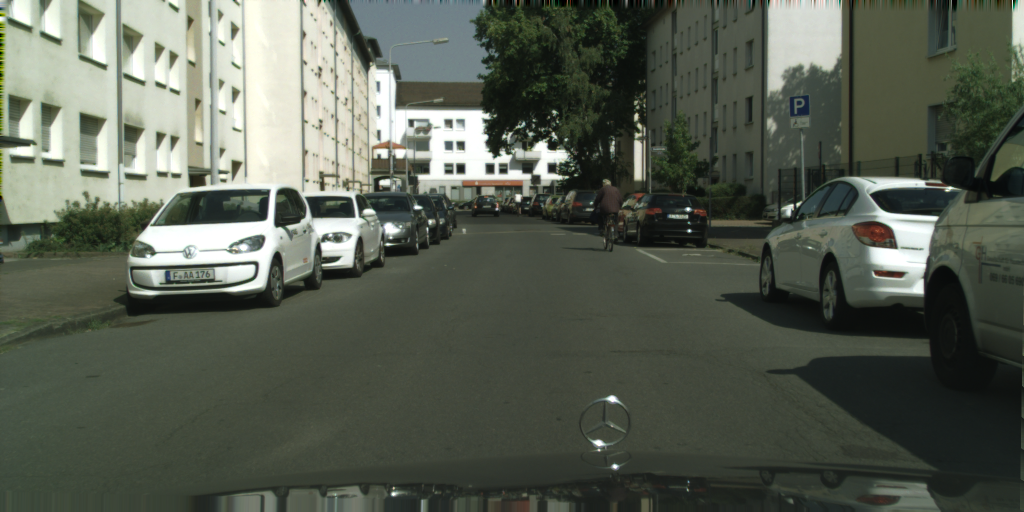
#> input picture bootcamp_sessions/PYNQ 401 - Automotive (Breakout 1)/img/City Street.png, 2048 x 1024 px (shown at 1/2 size); its folder holds only this picture in this run
$ jupyter execute --allow-errors 'PYNQ 402 - Automotive.ipynb'   (shell and % lines are left out)
#> lines starting #> are read from the running program, lines starting #| are printed output that depends on the picture
# Image Segmentation with ENet
With the rise of AI and Machine Learning, new doors have been opened in the automotive industry for self driving vehicals. These vehicals use AI models to interperate their surroundings so that they can make the correct decisions to get you from A to B with everyone in one piece. A good, yet simple example of one of these models is ENet Cityscapes. This model does what is called __Image Segmentation__, which splits a photo into several regions based on what the model thinks is in them.
Here is an example:

### Useful Term Cheat Sheet:
Here is a cheat sheet of some usefull terms that may pop up in this notebook. As always, feel free to ask me (Ben) any questions!

| Term | Description |
| --- | --- |
| DPU | Data Processing Unit |
| ENet | This is the segmentation model we are using! |
| Segmentation | Splitting a photo into different areas based on what is in them. |
| Overlay | Overlays are designs for the FPGA |
| FPGA | Field Programmable Gate Array. This is a special kind of chip that we can reprogram to do many different tasks very efficiently! |
| Array | Another word for list. Multiple variables or items stored under one variable name. |
| Tensor | A multidimentional array also known as a matrix. (arrays within arrays) |

### Importing Libraries:

[cell 1]
# Lets import some libraries we will need later on:
import os                                               # The os library provides some functions for interacting with your operating system (your computer system)
import time                                             # The time library provides some time related functions like the wait() command
import numpy as np                                      # numpy or np is a library for processing numerical data. Its mainly just math stuff.
import cv2                                              # cv2 is a library for image processing which we need later
from PIL import Image                                   # PIL Image adds some image processing tools too
import matplotlib.pyplot as plt                         # matplotlib.pyplot is a great tool for displaying data on graphs or other media
from pynq_dpu import DpuOverlay


#Now lets define some variables for later and get the DPU ready:
image_folder = 'img'                                    # Specifies which folder to look in for photos

### Overlay Setup:

Now lets define our __overlay__ and load the __Enet__ model onto it.

#> (a cell that did not finish here is left out)

### Creating an image list:

This cell creates a list of images we intend on using as inputs. It then prints how many images it finds.

[cell 3]
#Here we are creating a list that contains all of the .jpeg photos in the image folder we specified earlier
original_images = [i for i in os.listdir(image_folder) if i.endswith("png")]
total_images = len(original_images)
print("Number of Photos:" + str(total_images))

__Preprocessing Setup:__

Here we are going to define a few lists and a function that will be needed for preproccessing. The model cannot take an image as an input directly, so these lists and functions are used to turn the photo into inputs the model can understand.

[cell 4]
# The pallet list provides the colors to be used in our output photo later
pallete = [128, 64, 128, 244, 35, 232, 70, 70, 70, 102, 102, 156, 190, 153, 153, 153, 153, 153, 250, 170, 30,
           220, 220, 0, 107, 142, 35, 152, 251, 152, 70, 130, 180, 220, 20, 60, 255, 0, 0, 0, 0, 142, 0, 0, 70,
           0, 60, 100, 0, 80, 100, 0, 0, 230, 119, 11, 32 ]

# These are some preprocessing variables and functions that help the model interperate the input photo
# Dont worry if this looks like gibberish to you! This is beyond what you need to know for this camp.
MEANS = [.485, .456, .406]
STDS = [.229, .224, .225]

def preprocess_fn(image):
    image = image.astype(np.float32)
    image =  image / 255.0
    for j in range(3):
        image[:, :, j] -= MEANS[j]
    for j in range(3):
        image[:, :, j] /= STDS[j]
    return image

__Initializing the DPU:__
The runner is how we pass __tensors__ through to the model. Lets initialize it here!

#> (a cell that did not finish here is left out)

__Tensors:__

__Tensors__ are how we pass information in and out of models. You can think of __tensors__ as __arrays__ of __arrays__ of __arrays__ ... or a "multidimentional array" if you want to sound cool. (__Arrays__ are another word for lists!)

Here we are looking to find what the dimensions of the input and output __tensors__ are so we know how to shape our data.

#> (a cell that did not finish here is left out)

__Shaping the data:__

Here we want to shape our data to the __tensor__ dimentions we found in the last cell. We do this through a library called numpy which is really good for numerical computing.

#> (a cell that did not finish here is left out)

__Where all the fun happens!__

Here we define our run function which takes our image and __segments__ it. This uses all of the bits and pieces we defined earlier!

[cell 8]
def run(image_index, display=False):
    # Read input image
    input_image = cv2.imread(os.path.join(image_folder, original_images[image_index]))

    # Pre-processing
    resized = cv2.resize(input_image,(1024,512))
    preprocessed = preprocess_fn(resized)

    # Fetch data to DPU and trigger it
    image[0,...] = preprocessed.reshape(shapeIn[1:])
    job_id = dpu.execute_async(input_data, output_data)
    dpu.wait(job_id)

    # Retrieve output data
    classMap_numpy = np.argmax(output_data[0][0], axis=-1).astype(np.uint8)
    classMap_numpy = Image.fromarray(classMap_numpy)
    classMap_numpy_color = classMap_numpy.copy()
    classMap_numpy_color.putpalette(pallete)
    if display:
        _, ax = plt.subplots(1) # Display segmented Image
        _ = ax.imshow(classMap_numpy_color)


        display_image = cv2.imread(os.path.join(    # Display original image
            image_folder, original_images[image_index]))
        _, ax = plt.subplots(1)
        _ = ax.imshow(cv2.cvtColor(display_image, cv2.COLOR_BGR2RGB))

__Go time!__

Lets finally run this thing by passing in one of our photos from the origional_images list!

#> (a cell that did not finish here is left out)

#> in run, input_image is the input picture: shape (1024, 2048, 3); mean B, G, R 81.9, 94, 87.5
#> in run, `resized = cv2.resize(input_image,(1024,512))`:
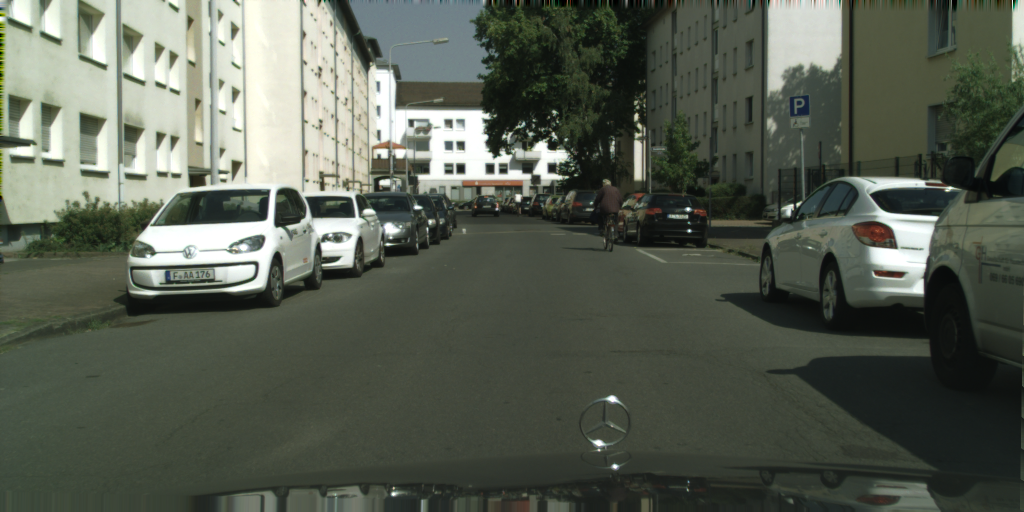
#> resized: shape (512, 1024, 3); mean B, G, R 82, 94.1, 87.7
                     # index of the photo you want, no the photo itself.

__But Wait! There's More!__

We can use a simple for loop to do this for all of the images we found earlier.

#> (a cell that did not finish here is left out)


$ run again, on bootcamp_sessions/PYNQ 401 - Automotive (Breakout 1)/img/frankfurt_000000_000294_leftImg8bit.png
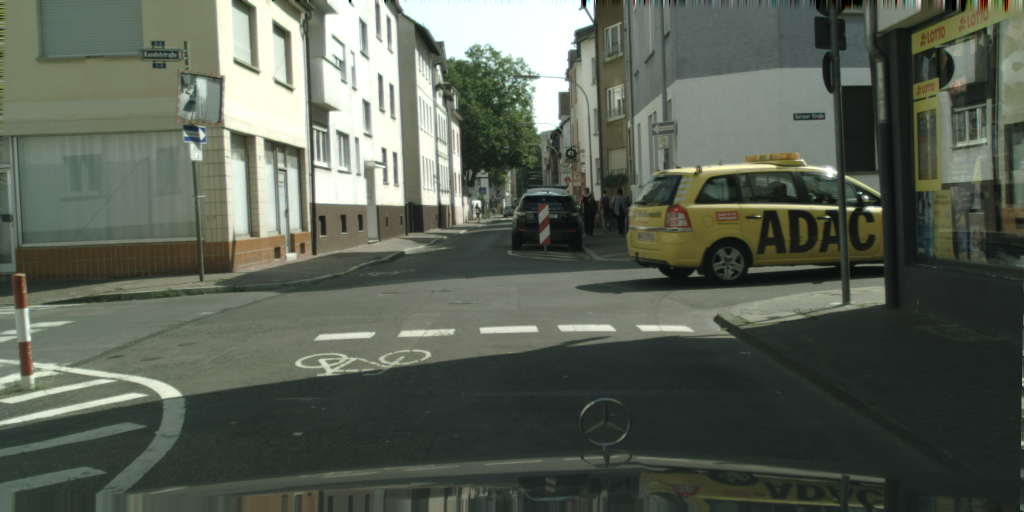
#> input picture bootcamp_sessions/PYNQ 401 - Automotive (Breakout 1)/img/frankfurt_000000_000294_leftImg8bit.png, 2048 x 1024 px (shown at 1/2 size)
#> in run, input_image is the input picture: shape (1024, 2048, 3); mean B, G, R 84.5, 96.1, 89.4
#> in run, `resized = cv2.resize(input_image,(1024,512))`:
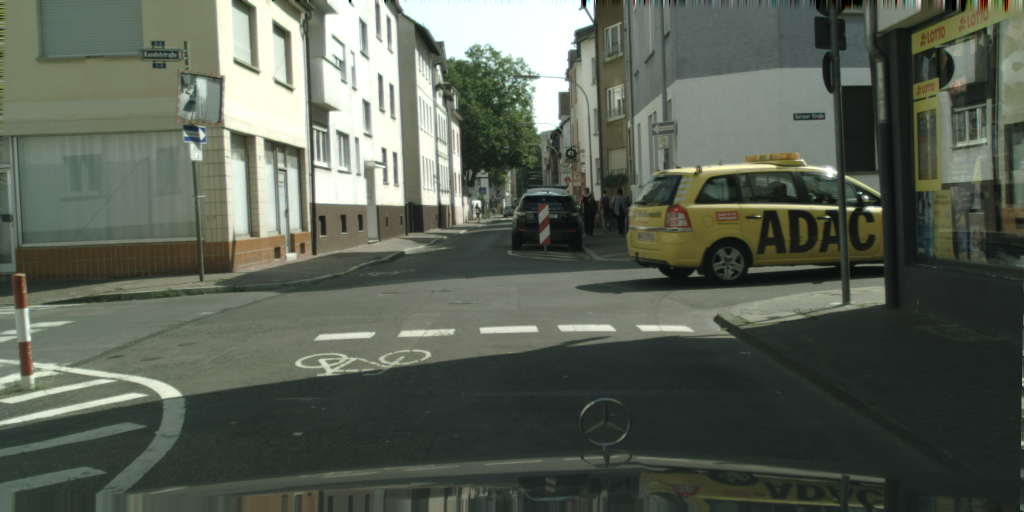
#> resized: shape (512, 1024, 3); mean B, G, R 84.6, 96.2, 89.6
#> after the loop in preprocess_fn, `for j in range(3):`:
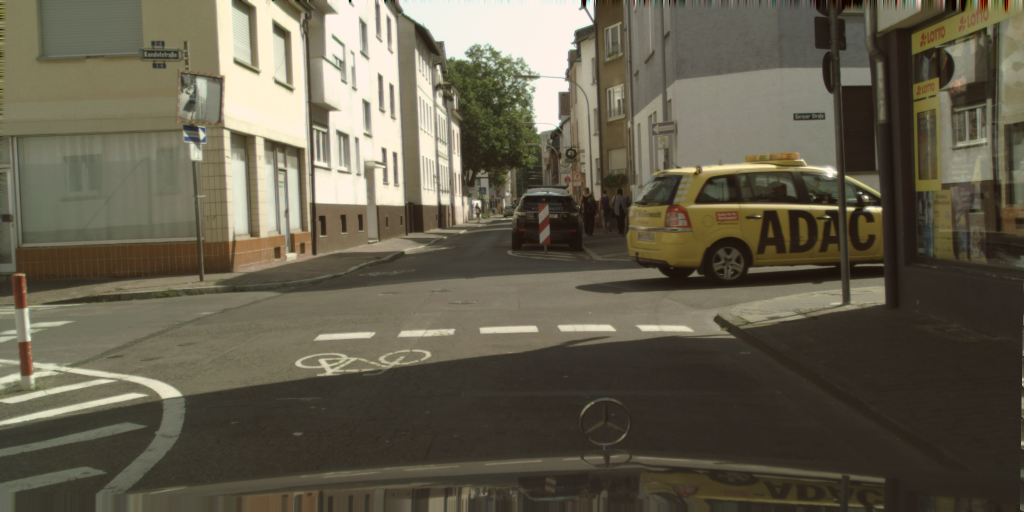
#> image: shape (512, 1024, 3) float32; mean of channels 0, 1, 2 -0.669, -0.352, -0.243; drawn with min black and max white
